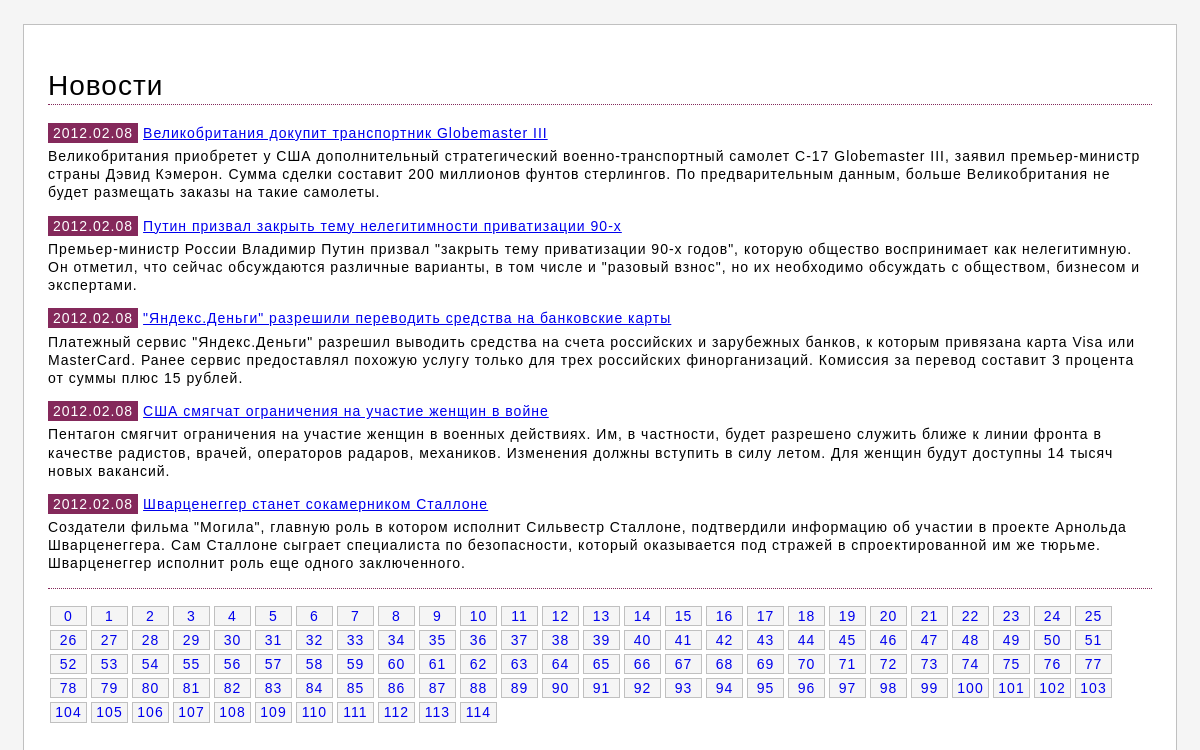
The app's page /news.php?page=55 with its own data.
### tables this page shows
CREATE TABLE `news` (
  `id` int(11) unsigned NOT NULL AUTO_INCREMENT,
  `idate` int(11) unsigned NOT NULL DEFAULT '0',
  `title` varchar(250) NOT NULL DEFAULT '',
  `announce` text,
  `content` text,
  PRIMARY KEY (`id`),
  KEY `id` (`id`),
  KEY `idx_news_idate` (`idate`)
);

### news.php (the view, shortened to what this page needs)
<?php
  require_once 'header.php';
  require_once 'config.php';
    $limitStart = $_GET['page'] * 5;
    if ($result = $newsdb->query('SELECT id, title, announce, idate FROM news ORDER BY idate DESC LIMIT '.$limitStart.', 5')) {
        echo '<h1 class="article-header">Новости</h1>';
        while ( $row = $result->fetch_assoc() ) {
        echo('<div class="articleList"><div class="articleList-title"><span class="articleList-date">'. gmdate("Y.m.d", $row['idate']) .'</span><a href="viev.php?id='.$row['id'].'" class="articleList-link">' . $row['title'] . '</a></div>'
            . '<div class="articleList-announce">' . $row['announce'] . '</div></div>');
        }
    }
 ?>
 <div class="dottedLine"></div>
 <div class="pages">
   <?php
    if ($news = $newsdb->query('SELECT * FROM news')) {
      $pages = ceil(mysqli_num_rows($news) / 5);
    }
    for ($page = 0;$page <= $pages;$page++){
      echo('<a class="pages-link" href="/news.php?page='.$page.'">'.$page.'</a>');
    }
   ?>
 </div>
<?php   require_once 'footer.php'; ?>

### css/style.css (style rules this page uses)
html, body { margin: 0; padding: 0; }
body { font-family: sans-serif; letter-spacing: 1px; line-height: 1.3; font-size: 14px; background-color: whitesmoke; height: 100%; width: 100%; display: flex; align-items: center; flex-direction: column; }
.dottedLine { border-bottom: 1px dotted #84295B; }
.article-header { font-weight:500; border-bottom: 1px dotted #84295B; }
.articleList { margin: 5px 0 15px 0; }
.articleList-title { margin-bottom: 5px; }
.articleList-date { background-color: #84295B; color: #fff; padding: 2px 5px; }
.articleList-link { padding: 2px 5px; }
.pages { padding: 15px 0; display: flex; justify-content: flex-start; flex-wrap: wrap; box-sizing: border-box; margin: auto; }
.pages-link { display: inline-block; text-decoration: none; margin: 2px; width: 35px; text-align: center; border: 1px solid silver; background-color: whitesmoke; }

### records on screen
news: idate "2012.02.08", title "Великобритания докупит транспортник Globemaster III", announce "Великобритания приобретет у США дополнительный стратегический военно-транспортный самолет C-17 Globemaster III, заявил премьер-министр страны Дэвид Кэмерон. Сумма сделки составит 200 миллионов фунтов стерлингов. По предварительным данным, больше Великобритания не будет размещать заказы на такие самолеты."
news: idate "2012.02.08", title "Путин призвал закрыть тему нелегитимности приватизации 90-х", announce "Премьер-министр России Владимир Путин призвал \"закрыть тему приватизации 90-х годов\", которую общество воспринимает как нелегитимную. Он отметил, что сейчас обсуждаются различные варианты, в том числе и \"разовый взнос\", но их необходимо обсуждать с обществом, бизнесом и экспертами."
news: idate "2012.02.08", title "\"Яндекс.Деньги\" разрешили переводить средства на банковские карты", announce "Платежный сервис \"Яндекс.Деньги\" разрешил выводить средства на счета российских и зарубежных банков, к которым привязана карта Visa или MasterCard. Ранее сервис предоставлял похожую услугу только для трех российских финорганизаций. Комиссия за перевод составит 3 процента от суммы плюс 15 рублей."
news: idate "2012.02.08", title "США смягчат ограничения на участие женщин в войне", announce "Пентагон смягчит ограничения на участие женщин в военных действиях. Им, в частности, будет разрешено служить ближе к линии фронта в качестве радистов, врачей, операторов радаров, механиков. Изменения должны вступить в силу летом. Для женщин будут доступны 14 тысяч новых вакансий."
news: idate "2012.02.08", title "Шварценеггер станет сокамерником Сталлоне", announce "Создатели фильма \"Могила\", главную роль в котором исполнит Сильвестр Сталлоне, подтвердили информацию об участии в проекте Арнольда Шварценеггера. Сам Сталлоне сыграет специалиста по безопасности, который оказывается под стражей в спроектированной им же тюрьме. Шварценеггер исполнит роль еще одного заключенного."
